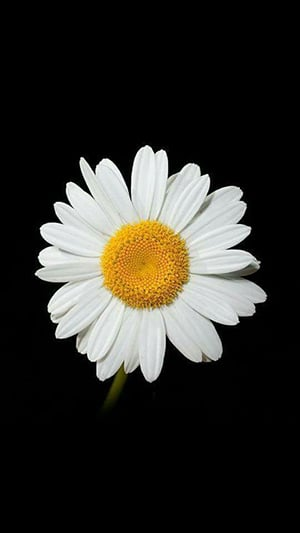
#> input picture Project_VGG16/Data/5_image/daisy_00.jpg, 300 x 533 px; its folder holds only this picture in this run
$ python python_build_model.py   (older library calls are emulated)
#> lines starting #> are read from the running program, lines starting #| are printed output that depends on the picture
import cv2
import numpy as np
import ctypes
import struct

# Ham tao ma tran numpy ngau nhien. VD: a = create_rand_matrix(1, (200, 200, 3))
## mode = 0:    tao ra ma tran int khac nhau trong moi lan chay lai
## mode = 1:    chi tao 1 kieu ma tran duy nhat trong moi lan chay lai
## else:        tao ra ma tran float khac nhau trong moi lan chay lai
# [42 lines left out: functions create_rand_matrix, dec2hex_fp, dec2bin, hex2dec, not called in this run]


# Ham chuyen so binary sang so hexa
def bin2hex(input):
    return hex(int(input, 2))[2:]


# Ham tinh conv2d tren 1 kernel 1 channel
# [23 lines left out: functions conv2d_single, conv3d_single, not called in this run]


# Ham tinh conv3d tren m kernel n channel
def conv3d_multi(img, num_channel_out = 8, weight_name = '', bias_name = ''):
    ############ PYTHON convolution ###############
    if (len(img.shape) == 2):
        #----------------- PYTHON conv2d tren anh dau vao 1 channel #-----------------
        # Lay thong tin anh img
        h, w = img.shape[:2]
        # Thuc hien padding cho ma tran img
        img_padding = np.zeros((h+2, w+2))
        img_padding[1:h+1, 1:w+1] = img[:, :]

        # Filer Gx
        filter_Gx = np.array(
            [[  1,  1.1,  1],
            [   0,    0,  0],
            [  -1, -1.1, -1]])

        # Sobel Gx
        out_Gx = conv2d_single(img_padding, filter_Gx)

    else:
        #----------------- PYTHON conv3D tren anh dau vao n Channel #-----------------
        # Lay thong tin anh img
        h, w, num_channel_in = img.shape
        # Thuc hien padding cho ma tran img
        img_padding = np.zeros((h+2, w+2, num_channel_in))
        img_padding[1:h+1, 1:w+1, :] = img[:, :, :]

        out_Gx = np.zeros((h, w, num_channel_out))

        # ------- Doc cac file trong so WEIGHT
        for kernel in range(num_channel_out):
            filter_Gx = np.zeros((3, 3, num_channel_in))
            filter_dim = filter_Gx.shape

            for channel in range(filter_dim[2]):
                # # weight_name = 'block1_conv1_3chanel_8filter_channel_{0}filter_{1}.txt'.format(channel, kernel)
                # # EX-open
                # with open('../Data/1_weight/' + weight_name.format(channel, kernel)) as f:

                # NEW-open
                with open('../Dataset/1_weight/' + weight_name.format(channel, kernel)) as f:
                    if f.mode == 'r':
                        data = f.readlines()
                        # print(type(data))
                        for h in range(filter_dim[0]):
                            for w in range(filter_dim[1]):
                                temp = data[h*filter_dim[1] + w][:-1]
                                # filter_Gx[h, w, channel] = hex2dec(bin2hex(temp))

                                filter_Gx[h, w, channel] = hex2dec(temp)
                    else:
                        print("can't read file" + weight_name )
                f.close()

            # # ----- Doc file trong so BIAS
            # # bias_name = 'block1_conv1_3chanel_8filter_bias.txt'
            # # EX-open
            # with open('../Data/0_bias/' + bias_name) as f:
            # NEW-open
            with open('../Dataset/0_bias/' + bias_name) as f:
                if f.mode == 'r':
                    data_bias = f.readlines()
                else:
                    print("can't read file" + bias_name )
            f.close()

            # # EX
            # bias_weight = hex2dec(bin2hex(data_bias[kernel]))
            # NEW
            bias_weight = hex2dec(data_bias[kernel])


            out_Gx[:, :, kernel] = conv3d_single(img_padding, filter_Gx, bias_weight)

    return out_Gx


# Ham doc data dau vao cho CONV PYTHON
# [96 lines left out: functions read_data_4conv_py, read_data_4conv_sim, max_pooling, not called in this run]


# Ham RELU activation
def relu_activation(img):
    img[np.where(img < 0)] = 0
    return img


# Ham flatten
def flatten(img):
    return img.reshape(img.shape[2] * img.shape[1] * img.shape[0])


# Ham sigmoid
# [218 lines left out: functions sigmoid, sigmoid_activation, predict, verify_function, visualize, not called in this run]


# ######################################################
#                         MAIN
# ######################################################
if __name__ == "__main__":

    # # ############ Read data ############
    # # file_name = '../Data/3_data_in/data_fp_image_daisy_02_channel_00{0}.txt'     #?????????????
    # file_name = '../Data/3_data_in/data_fp_image_channel_00{0}.txt'     #?????????????


    # img_dim = (56, 56, 3)
    # # file_name = '../Data/data_fp_image_channel_002.txt'
    # # img_dim = (56, 56)
    # img = read_data_4conv_py(img_dim, file_name)

    for i in range(2):
        for j in range(3):
            if i == 0:
                file_name = "daisy_0{}.jpg".format(j)
            else:
                file_name = "sun_0{}.jpg".format(j)

            print()
            print(file_name)

            img = cv2.imread('../Data/5_image/' + file_name)
#> img is the input picture: shape (533, 300, 3); mean B, G, R 40.8, 45.8, 47.4
            img = cv2.cvtColor(img, cv2.COLOR_BGR2RGB)
            img = cv2.resize(img, (56, 56))
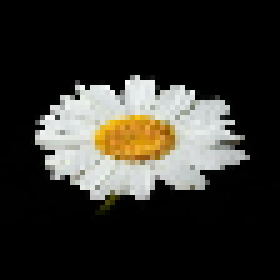
#> img: shape (56, 56, 3) (shown 5 times larger); mean R, G, B 48, 46.4, 41.4
            # img = img /255

            # ############ BUILD MODEL ############
            # ############ BLOCK 1 ############
            # # conv1
            weight_name = 'block1_conv1_filter_{1}_channel_{0}.txt'
            bias_name = 'block1_conv1_bias.txt'
            out_Gx = conv3d_multi(img, weight_name = weight_name, bias_name = bias_name)
#> in conv3d_multi, `img_padding[1:h+1, 1:w+1, :] = img[:, :, :]`:
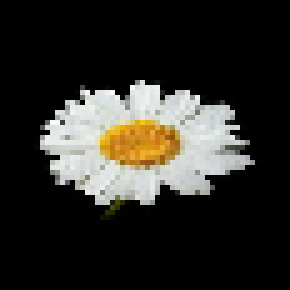
#> img_padding: shape (58, 58, 3) float64 (shown 5 times larger); mean R, G, B 44.7, 43.3, 38.6
#> (the run stopped early here; a loop or call above may not have finished)
